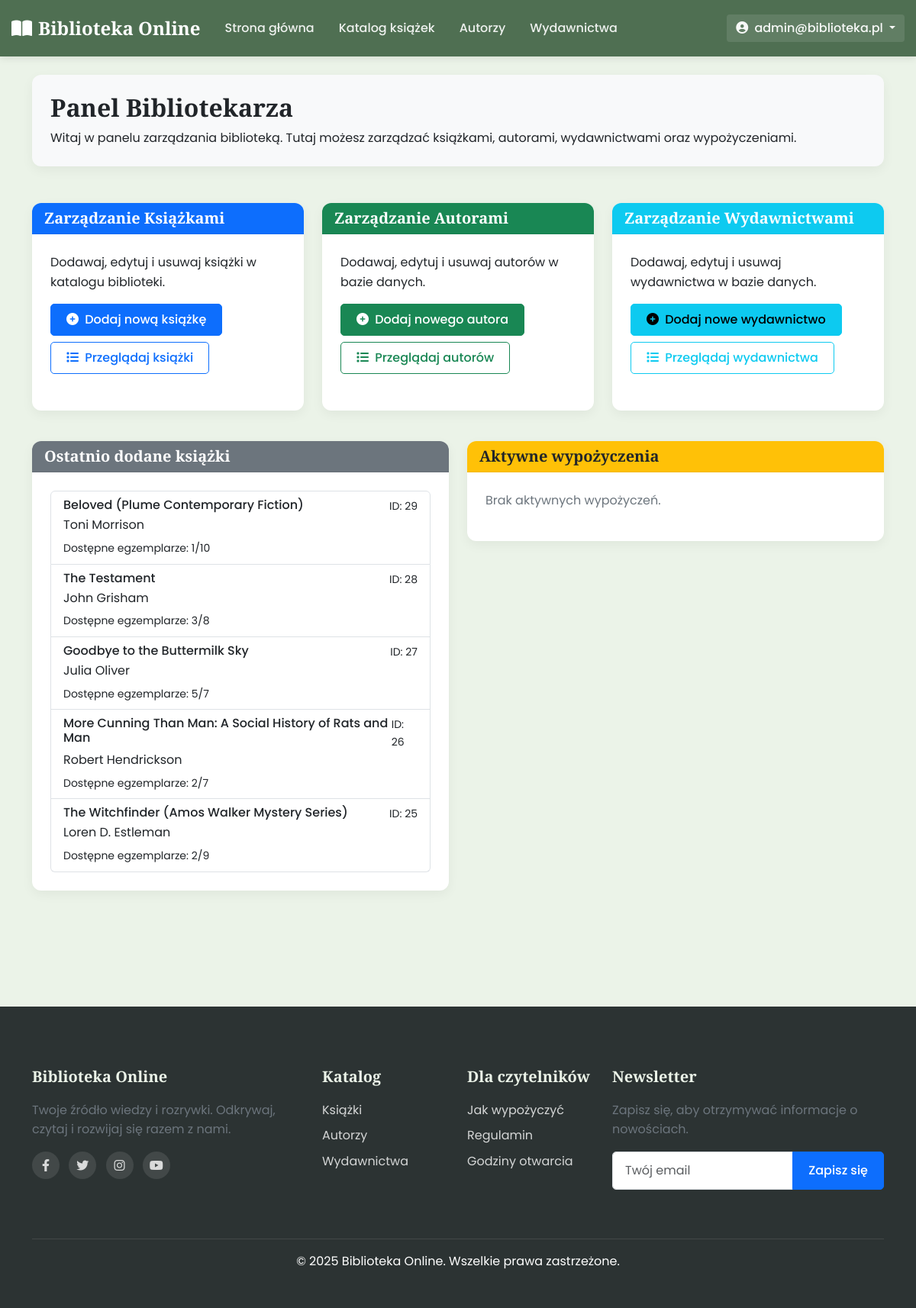
/librarian/ (signed in), run on the app's committed database.
### accounts/models.py (models this page shows, shortened)
class CustomUser(AbstractUser):
    username = None
    email = models.EmailField(_('email address'), unique=True)
    USERNAME_FIELD = 'email'
    REQUIRED_FIELDS = []
    objects = CustomUserManager()

### library/models.py (models this page shows, shortened)
class Book(models.Model):
    title = models.CharField(max_length=200)
    authors = models.ManyToManyField(Author, related_name='books')
    publisher = models.ForeignKey(Publisher, on_delete=models.SET_NULL, null=True, related_name='books')
    cover = models.ImageField(upload_to='covers/', blank=True, null=True)
    description = models.TextField(blank=True)
    publication_date = models.DateField(blank=True, null=True)
    isbn = models.CharField(max_length=13, blank=True, null=True)
    pages = models.PositiveIntegerField(blank=True, null=True)
    language = models.CharField(max_length=50, blank=True, null=True)
    genres = models.JSONField(blank=True, null=True)
    categories = models.ManyToManyField(Category, related_name='books', blank=True)
    available_copies = models.PositiveIntegerField(default=0)
    total_copies = models.PositiveIntegerField(default=0)

class Author(models.Model):
    name = models.CharField(max_length=200)
    bio = models.TextField(blank=True)
    photo = models.ImageField(upload_to='authors/', blank=True, null=True)
    birth_date = models.DateField(blank=True, null=True)
    website = models.URLField(blank=True, null=True)
    social_media = models.JSONField(blank=True, null=True)

### library/views.py (the view)
# urls.py: path('librarian/', views.librarian_dashboard, name='librarian_dashboard'),
@user_passes_test(is_librarian_or_admin)
def librarian_dashboard(request):
    recent_books = Book.objects.all().order_by('-id')[:5]
    recent_authors = Author.objects.all().order_by('-id')[:5]
    recent_publishers = Publisher.objects.all().order_by('-id')[:5]
    active_loans = BookLoan.objects.filter(status='borrowed').order_by('-loan_date')[:10]
    pending_reservations = BookReservation.objects.filter(status='pending').order_by('-reservation_date')[:10]
    context = {
        'recent_books': recent_books,
        'recent_authors': recent_authors,
        'recent_publishers': recent_publishers,
        'active_loans': active_loans,
        'pending_reservations': pending_reservations,
        'title': 'Panel Bibliotekarza',
    }
    return render(request, 'library/librarian/dashboard.html', context)

### templates/library/librarian/dashboard.html (shortened to what this page needs)
{% extends 'base.html' %}
{% load static %}
{% block content %}
<div class="container">
    <div class="row mb-4">
        <div class="col-12">
            <div class="card bg-light">
                <div class="card-body">
                    <h2 class="card-title">Panel Bibliotekarza</h2>
                    <p class="card-text">Witaj w panelu zarządzania biblioteką. Tutaj możesz zarządzać książkami, autorami, wydawnictwami oraz wypożyczeniami.</p>
                </div>
            </div>
        </div>
    </div>
    <div class="row mb-4">
        <div class="col-md-4 mb-3">
            <div class="card h-100">
                <div class="card-header bg-primary text-white">
                    <h5 class="card-title mb-0">Zarządzanie Książkami</h5>
                </div>
                <div class="card-body">
                    <p class="card-text">Dodawaj, edytuj i usuwaj książki w katalogu biblioteki.</p>
                    <a href="{% url 'book_create' %}" class="btn btn-primary">
                        <i class="fas fa-plus-circle me-1"></i> Dodaj nową książkę
                    </a>
                    <a href="{% url 'book_list' %}" class="btn btn-outline-primary mt-2">
                        <i class="fas fa-list me-1"></i> Przeglądaj książki
                    </a>
                </div>
            </div>
        </div>
        <div class="col-md-4 mb-3">
            <div class="card h-100">
                <div class="card-header bg-success text-white">
                    <h5 class="card-title mb-0">Zarządzanie Autorami</h5>
                </div>
                <div class="card-body">
                    <p class="card-text">Dodawaj, edytuj i usuwaj autorów w bazie danych.</p>
                    <a href="{% url 'author_create' %}" class="btn btn-success">
                        <i class="fas fa-plus-circle me-1"></i> Dodaj nowego autora
                    </a>
                    <a href="{% url 'author_list' %}" class="btn btn-outline-success mt-2">
                        <i class="fas fa-list me-1"></i> Przeglądaj autorów
                    </a>
                </div>
            </div>
        </div>
        <div class="col-md-4 mb-3">
            <div class="card h-100">
                <div class="card-header bg-info text-white">
                    <h5 class="card-title mb-0">Zarządzanie Wydawnictwami</h5>
                </div>
                <div class="card-body">
                    <p class="card-text">Dodawaj, edytuj i usuwaj wydawnictwa w bazie danych.</p>
                    <a href="{% url 'publisher_create' %}" class="btn btn-info">
                        <i class="fas fa-plus-circle me-1"></i> Dodaj nowe wydawnictwo
                    </a>
                    <a href="{% url 'publisher_list' %}" class="btn btn-outline-info mt-2">
                        <i class="fas fa-list me-1"></i> Przeglądaj wydawnictwa
                    </a>
                </div>
            </div>
        </div>
    </div>
    <div class="row">
        <div class="col-md-6 mb-4">
            <div class="card">
                <div class="card-header bg-secondary text-white">
                    <h5 class="card-title mb-0">Ostatnio dodane książki</h5>
                </div>
                <div class="card-body">
                    {% if recent_books %}
                    <div class="list-group">
                        {% for book in recent_books %}
                        <a href="{% url 'book_detail' book.id %}" class="list-group-item list-group-item-action">
                            <div class="d-flex w-100 justify-content-between">
                                <h6 class="mb-1">{{ book.title }}</h6>
                                <small>ID: {{ book.id }}</small>
                            </div>
                            <p class="mb-1">
                                {% for author in book.authors.all %}
                                {{ author.name }}{% if not forloop.last %}, {% endif %}
                                {% endfor %}
                            </p>
                            <small>Dostępne egzemplarze: {{ book.available_copies }}/{{ book.total_copies }}</small>
                        </a>
                        {% endfor %}
                    </div>
                    {% else %}
                    <p class="text-muted">Brak książek w bazie danych.</p>
                    {% endif %}
                </div>
            </div>
        </div>
        <div class="col-md-6 mb-4">
            <div class="card">
                <div class="card-header bg-warning">
                    <h5 class="card-title mb-0">Aktywne wypożyczenia</h5>
                </div>
                <div class="card-body">
                    {% if active_loans %}
                    <div class="list-group">
                        {% for loan in active_loans %}
                        <div class="list-group-item">
                            <div class="d-flex w-100 justify-content-between">
                                <h6 class="mb-1">{{ loan.book.title }}</h6>
                                <small class="{% if loan.is_overdue %}text-danger{% endif %}">
                                    {% if loan.is_overdue %}
                                    <i class="fas fa-exclamation-circle"></i> Przeterminowane
                                    {% else %}
                                    Termin: {{ loan.due_date|date:"d.m.Y" }}
                                    {% endif %}
                                </small>
                            </div>
                            <p class="mb-1">Czytelnik: {{ loan.user.get_full_name|default:loan.user.email }}</p>
                            <small>Wypożyczono: {{ loan.loan_date|date:"d.m.Y" }}</small>
                        </div>
                        {% endfor %}
                    </div>
                    {% else %}
                    <p class="text-muted">Brak aktywnych wypożyczeń.</p>
                    {% endif %}
                </div>
            </div>
        </div>
    </div>
</div>
{% endblock %}

### templates/base.html (shortened to what this page needs)
<!DOCTYPE html>
{% load static %}
{% load i18n %}
<html lang="pl">
<head>
    <link href="https://cdn.jsdelivr.net/npm/bootstrap@5.3.0/dist/css/bootstrap.min.css" rel="stylesheet">
    <link rel="stylesheet" href="https://cdnjs.cloudflare.com/ajax/libs/font-awesome/6.4.0/css/all.min.css">
    <link rel="stylesheet" href="{% static 'css/style.css' %}">
</head>
<body>
    <nav class="navbar navbar-expand-lg navbar-dark sticky-top" style="background-color: #4F6F52; box-shadow: 0 2px 10px rgba(0, 0, 0, 0.1); padding: 0.8rem 0;">
        <div class="container-xl">
            <a class="navbar-brand" href="{% url 'home' %}" style="font-weight: 700; font-size: 1.5rem; color: #ffffff !important;">
                <i class="fas fa-book-open me-2"></i>Biblioteka Online
            </a>
            <div class="collapse navbar-collapse" id="navbarNav">
                <ul class="navbar-nav me-auto">
                    <li class="nav-item">
                        <a class="nav-link" href="{% url 'home' %}" style="color: rgba(255, 255, 255, 0.9) !important; font-weight: 500; padding: 0.5rem 1rem;">Strona główna</a>
                    </li>
                    <li class="nav-item">
                        <a class="nav-link" href="{% url 'book_list' %}" style="color: rgba(255, 255, 255, 0.9) !important; font-weight: 500; padding: 0.5rem 1rem;">Katalog książek</a>
                    </li>
                    <li class="nav-item">
                        <a class="nav-link" href="{% url 'author_list' %}" style="color: rgba(255, 255, 255, 0.9) !important; font-weight: 500; padding: 0.5rem 1rem;">Autorzy</a>
                    </li>
                    <li class="nav-item">
                        <a class="nav-link" href="{% url 'publisher_list' %}" style="color: rgba(255, 255, 255, 0.9) !important; font-weight: 500; padding: 0.5rem 1rem;">Wydawnictwa</a>
                    </li>
                </ul>
                <ul class="navbar-nav d-flex align-items-center">
                    {% if user.is_authenticated %}
                    <li class="nav-item dropdown">
                        <a class="nav-link dropdown-toggle btn btn-sm" href="#" id="userDropdown" role="button"
                           data-bs-toggle="dropdown" aria-expanded="false" style="color: rgba(255, 255, 255, 0.95) !important; font-weight: 500; background-color: rgba(255, 255, 255, 0.1); border-radius: 4px; padding: 0.375rem 0.75rem;">
                            <i class="fas fa-user-circle me-1"></i> {{ user.get_full_name|default:user.email }}
                        </a>
                    </li>
                    {% endif %}
                </ul>
            </div>
        </div>
    </nav>
    <main class="container-xl my-4">
        {% block content %}{% endblock %}
    </main>
    <footer class="footer mt-5" style="background-color: #2C3333; color: #ffffff; padding: 2rem 0;">
        <div class="container">
            <div class="row py-5">
                <div class="col-lg-4 mb-4 mb-lg-0">
                    <h5 class="footer-heading">Biblioteka Online</h5>
                    <p class="text-muted">Twoje źródło wiedzy i rozrywki. Odkrywaj, czytaj i rozwijaj się razem z nami.</p>
                    <div class="social-icons mt-3">
                        <a href="{% url 'home' %}" class="me-2"><i class="fab fa-facebook-f"></i></a>
                        <a href="{% url 'home' %}" class="me-2"><i class="fab fa-twitter"></i></a>
                        <a href="{% url 'home' %}" class="me-2"><i class="fab fa-instagram"></i></a>
                        <a href="{% url 'home' %}"><i class="fab fa-youtube"></i></a>
                    </div>
                </div>
                <div class="col-lg-2 col-md-6 mb-4 mb-lg-0">
                    <h5 class="footer-heading">Katalog</h5>
                    <ul class="list-unstyled">
                        <li><a href="{% url 'book_list' %}">Książki</a></li>
                        <li><a href="{% url 'author_list' %}">Autorzy</a></li>
                        <li><a href="{% url 'publisher_list' %}">Wydawnictwa</a></li>
                    </ul>
                </div>
                <div class="col-lg-2 col-md-6 mb-4 mb-lg-0">
                    <h5 class="footer-heading">Dla czytelników</h5>
                    <ul class="list-unstyled">
                        <li><a href="{% url 'how_to_borrow' %}">Jak wypożyczyć</a></li>
                        <li><a href="{% url 'rules' %}">Regulamin</a></li>
                        <li><a href="{% url 'opening_hours' %}">Godziny otwarcia</a></li>
                    </ul>
                </div>
                <div class="col-lg-4">
                    <h5 class="footer-heading">Newsletter</h5>
                    <p class="text-muted">Zapisz się, aby otrzymywać informacje o nowościach.</p>
                    <form method="get" action="{% url 'home' %}">
                        <div class="input-group mb-3">
                            <input type="email" class="form-control" placeholder="Twój email" aria-label="Email address">
                            <button class="btn btn-primary" type="submit">Zapisz się</button>
                        </div>
                    </form>
                </div>
            </div>
            <div class="footer-bottom py-3 text-center border-top">
                <p class="mb-0">&copy; {% now "Y" %} Biblioteka Online. Wszelkie prawa zastrzeżone.</p>
            </div>
        </div>
    </footer>
</body>
</html>

### data on the page
CustomUser: get_full_name "admin@biblioteka.pl"
Book: title "Beloved (Plume Contemporary Fiction)", id "29", available_copies "1", total_copies "10"
Author: name "Toni Morrison"
Book: title "The Testament", id "28", available_copies "3", total_copies "8"
Author: name "John Grisham"
Book: title "Goodbye to the Buttermilk Sky", id "27", available_copies "5", total_copies "7"
Author: name "Julia Oliver"
Book: title "More Cunning Than Man: A Social History of Rats and Man", id "26", available_copies "2", total_copies "7"
Author: name "Robert Hendrickson"
Book: title "The Witchfinder (Amos Walker Mystery Series)", id "25", available_copies "2", total_copies "9"
Author: name "Loren D. Estleman"
